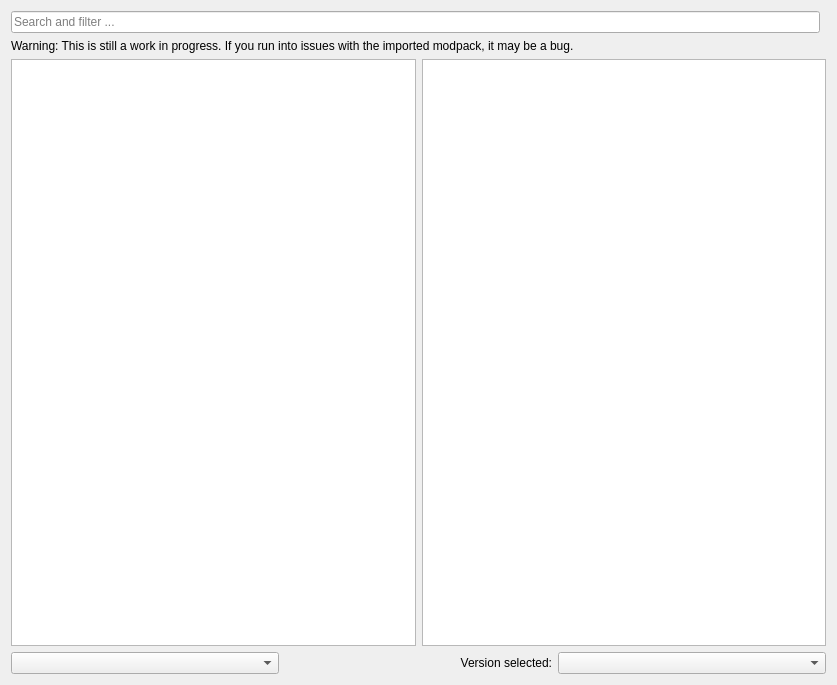
<?xml version="1.0" encoding="UTF-8"?>
<ui version="4.0">
 <class>AtlPage</class>
 <widget class="QWidget" name="AtlPage">
  <property name="geometry">
   <rect>
    <x>0</x>
    <y>0</y>
    <width>837</width>
    <height>685</height>
   </rect>
  </property>
  <layout class="QGridLayout" name="gridLayout">
   <item row="1" column="0" colspan="2">
    <layout class="QGridLayout" name="gridLayout_3">
     <item row="1" column="0">
      <widget class="QTreeView" name="packView">
       <property name="alternatingRowColors">
        <bool>true</bool>
       </property>
       <property name="iconSize">
        <size>
         <width>96</width>
         <height>48</height>
        </size>
       </property>
      </widget>
     </item>
     <item row="1" column="1">
      <widget class="QTextBrowser" name="packDescription">
       <property name="openExternalLinks">
        <bool>true</bool>
       </property>
       <property name="openLinks">
        <bool>true</bool>
       </property>
      </widget>
     </item>
     <item row="0" column="0" colspan="2">
      <widget class="QLabel" name="label_2">
       <property name="text">
        <string>Warning: This is still a work in progress. If you run into issues with the imported modpack, it may be a bug.</string>
       </property>
       <property name="wordWrap">
        <bool>true</bool>
       </property>
      </widget>
     </item>
    </layout>
   </item>
   <item row="2" column="0" colspan="2">
    <layout class="QGridLayout" name="gridLayout_4" columnstretch="0,0,0" rowminimumheight="0" columnminimumwidth="0,0,0">
     <item row="0" column="2">
      <widget class="QComboBox" name="versionSelectionBox"/>
     </item>
     <item row="0" column="1">
      <widget class="QLabel" name="label">
       <property name="text">
        <string>Version selected:</string>
       </property>
       <property name="alignment">
        <set>Qt::AlignRight|Qt::AlignTrailing|Qt::AlignVCenter</set>
       </property>
      </widget>
     </item>
     <item row="0" column="0">
      <widget class="QComboBox" name="sortByBox"/>
     </item>
    </layout>
   </item>
   <item row="0" column="0">
    <widget class="QLineEdit" name="searchEdit">
     <property name="placeholderText">
      <string>Search and filter ...</string>
     </property>
     <property name="clearButtonEnabled">
      <bool>true</bool>
     </property>
    </widget>
   </item>
  </layout>
 </widget>
 <tabstops>
  <tabstop>searchEdit</tabstop>
  <tabstop>packView</tabstop>
  <tabstop>packDescription</tabstop>
  <tabstop>sortByBox</tabstop>
  <tabstop>versionSelectionBox</tabstop>
 </tabstops>
 <resources/>
 <connections/>
</ui>
